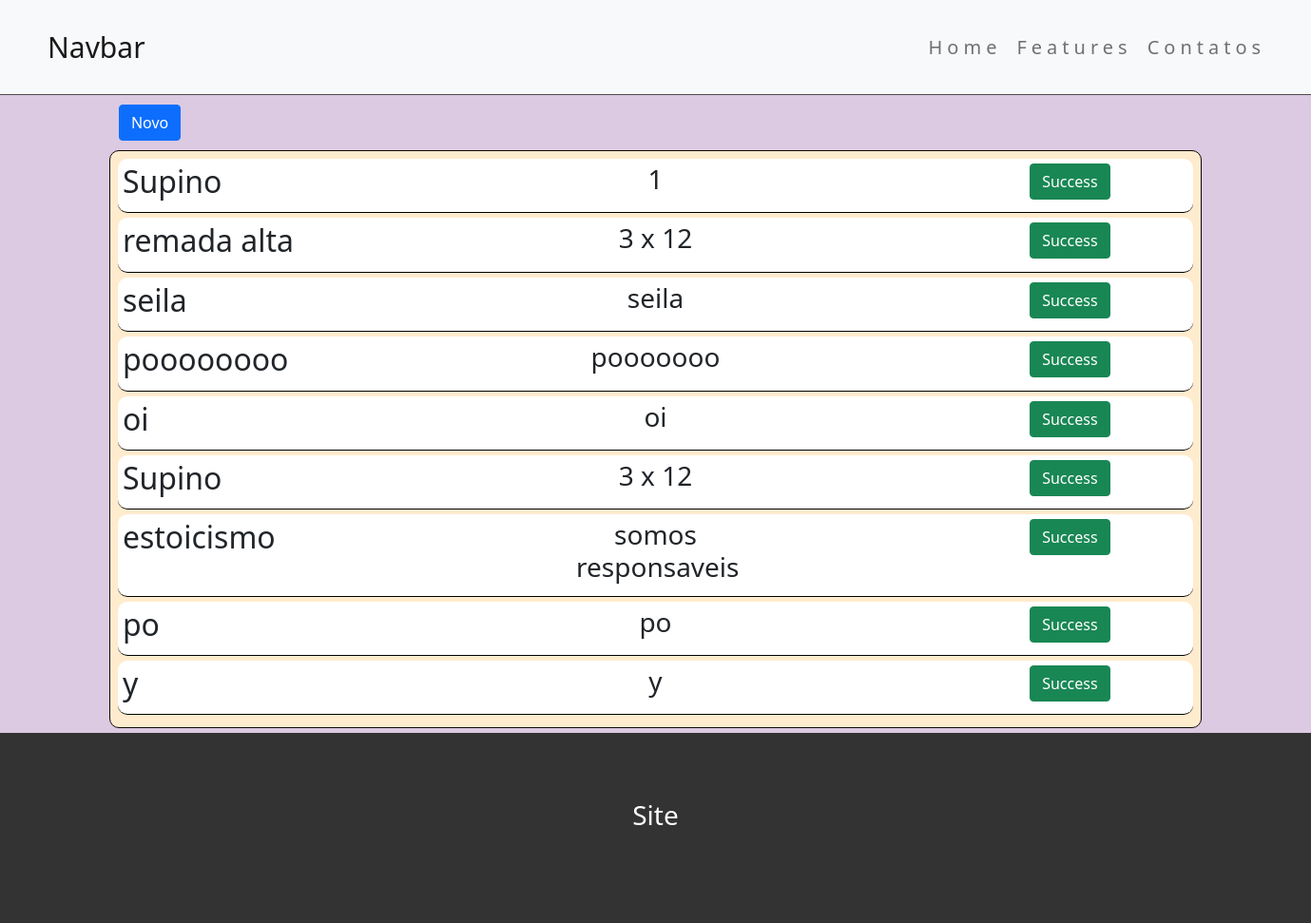
The page / on the database its author committed.
### tarefas/models.py (models this page shows, shortened)
class alunoTreino(models.Model):
    STATUS = (
        ('done', 'DONE'),
        ('doing', 'DOING')
    )
    exercicio = models.CharField(max_length=256)
    repeticao = models.CharField(max_length=256)
    done = models.CharField(
        max_length=5,
        choices=STATUS
    )
    Created_at = models.DateField(auto_now_add=True)
    upptead_at = models.DateField(auto_now=True)

### tarefas/views.py (the view)
# urls.py: path('', views.rotinaTreinos, name='rotina-Treinos'),
def rotinaTreinos(request):
    exerc = alunoTreino.objects.all
    return render(request, 'rotina.html', {'exerc':exerc})

### tarefas/templates/rotina.html
{% extends "base.html" %}
{% block content %}
<div class="offset-1 col-md-10">
    <div class="botao">
         <a href="/oi/"> <button type="button" class="btn btn-primary">Novo</button></a>
    </div>
    <div class="divtarefas">
    {% for exercicios in exerc %}
        <div class="exc">
            <div class="row">
                <div class="col-md-5">
                <h2> {{ exercicios.exercicio }} </h2>
                </div>
                <div class="col-md-2">
                <h3>{{exercicios.repeticao}} </h3>
                </div>
                <div class="col-md-2 offset-3">
                    <button type="button" class="btn btn-success">Success</button>
                </div>
            </div>
        </div>
    {% endfor %}
</div>
</div>
{% endblock %}

### tarefas/static/css/style.css (style rules this page uses)
body { background-color: rgb(219, 202, 226); padding: 0px; }
.botao { margin: 10px; }
.divtarefas { margin-top: 5px; margin-bottom: 5px; border: 1px solid rgb(15, 7, 7) ; border-radius: 10px; padding: 8px; background-color: blanchedalmond; }
.exc { border-bottom: 1px solid black; border-radius: 10px; background-color: #fff; padding: 5px; margin-bottom: 5px; }
.exc h3 { text-align: center; }

### rows shown on the page
alunoTreino: exercicio "Supino", repeticao "1"
alunoTreino: exercicio "remada alta", repeticao "3 x 12"
alunoTreino: exercicio "seila", repeticao "seila"
alunoTreino: exercicio "poooooooo", repeticao "pooooooo"
alunoTreino: exercicio "oi", repeticao "oi"
alunoTreino: exercicio "Supino", repeticao "3 x 12"
alunoTreino: exercicio "estoicismo", repeticao "somos responsaveis"
alunoTreino: exercicio "po", repeticao "po"
alunoTreino: exercicio "y", repeticao "y"
